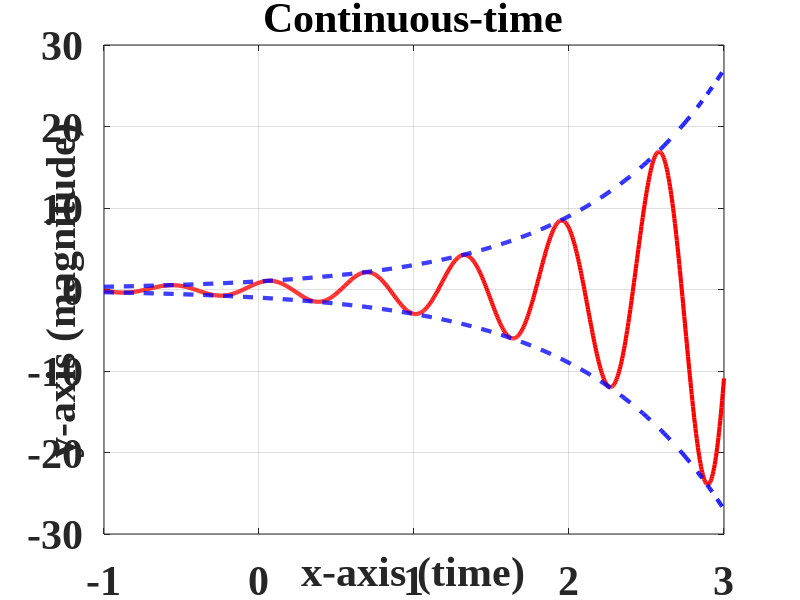
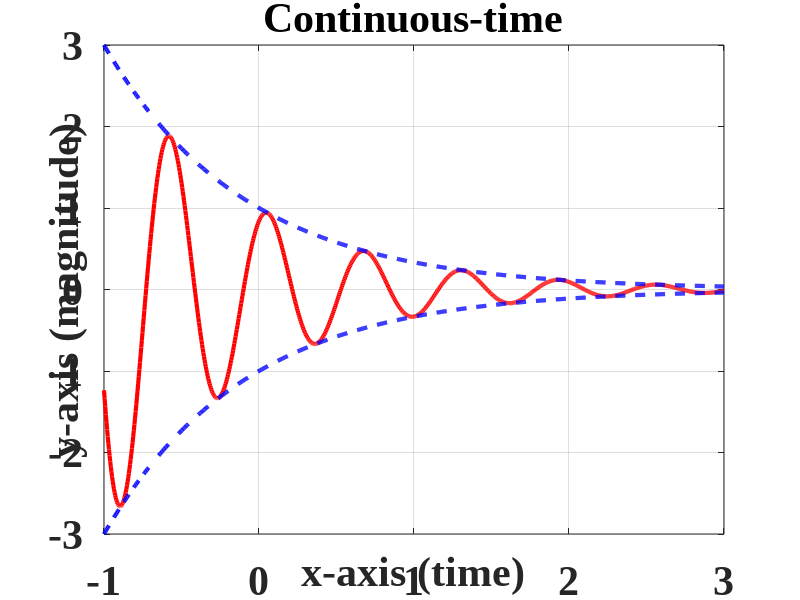

The MATLAB source for these figures, in order:
close all;clear all;
startx=0;starty=0;width=1368;height=720;
figure('Position',[startx,starty,width,height]);
y = linspace(-1,3,1000);
y2 = 3.^y.*sin(10*y+1);
plot(y,y2, 'r', 'LineWidth',3);
hold on;
plot(y,3.^y, '--b', 'LineWidth',3);
plot(y,-3.^y, '--b', 'LineWidth',3);
grid on
title('Continuous-time');
xl=xlabel('x-axis (time)'); % x-axis label
set(xl, 'Units', 'Normalized');
pos = get(xl, 'Position');
set(xl, 'Position', pos + [0, -0.01, 0]);
yl=ylabel('y-axis (magnitude)'); % y-axis label
set(yl, 'Units', 'Normalized');
pos = get(yl, 'Position');
set(yl, 'Position', pos + [-0.01, 0, 0]);
set(gca,'FontSize',30,'fontWeight','bold', 'FontName', 'Times New Roman');
set(findall(gcf,'type','text'),'FontSize',30,'fontWeight','bold', 'FontName', 'Times New Roman');

clear all;
startx=0;starty=0;width=1368;height=720;
figure('Position',[startx,starty,width,height]);
y = linspace(-1,3,1000);
y2 = (1/3).^y.*sin(10*y+1);
plot(y,y2, 'r', 'LineWidth',3);
hold on;
plot(y,(1/3).^y, '--b', 'LineWidth',3);
plot(y,-(1/3).^y, '--b', 'LineWidth',3);
grid on
title('Continuous-time');
xl=xlabel('x-axis (time)'); % x-axis label
set(xl, 'Units', 'Normalized');
pos = get(xl, 'Position');
set(xl, 'Position', pos + [0, -0.01, 0]);
yl=ylabel('y-axis (magnitude)'); % y-axis label
set(yl, 'Units', 'Normalized');
pos = get(yl, 'Position');
set(yl, 'Position', pos + [-0.01, 0, 0]);
set(gca,'FontSize',30,'fontWeight','bold', 'FontName', 'Times New Roman');
set(findall(gcf,'type','text'),'FontSize',30,'fontWeight','bold', 'FontName', 'Times New Roman');
